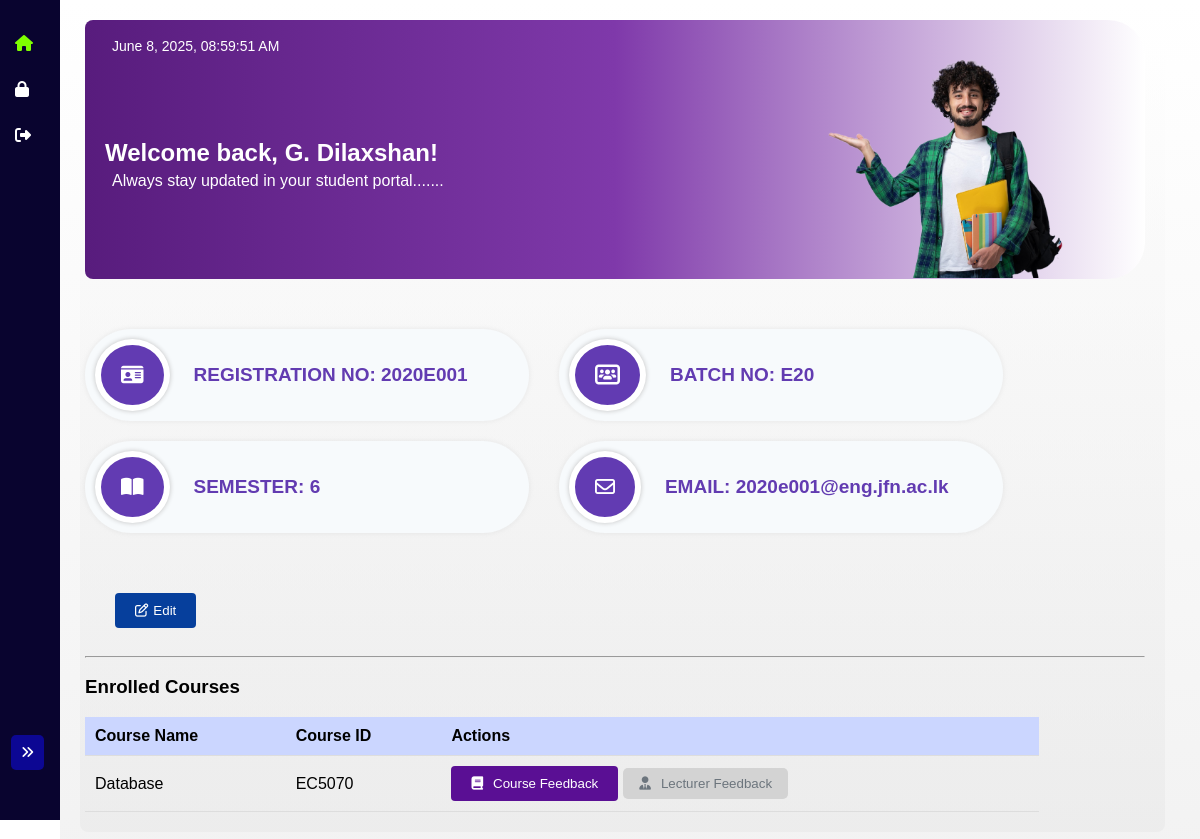
Page /Feedback Management System/Student/student_home.php (signed in) on the committed database.
### tables this page shows
CREATE TABLE `student` (
  `RegNo` varchar(8) NOT NULL,
  `Student_Name` varchar(150) DEFAULT NULL,
  `Address` varchar(150) DEFAULT NULL,
  `PhoneNo` int(10) DEFAULT NULL,
  `BatchNo` enum('E19','E20','E21','E22','E23') DEFAULT NULL,
  `Email` varchar(150) DEFAULT NULL,
  `Semester` enum('1','2','3','4','5','6','7','8') DEFAULT NULL
);

### Feedback Management System/Student/student_home.php (the view, shortened to what this page needs)
<?php
require_once "../MA/config.php";
$Student_Name = $RegNo = $BatchNo = $Semester = $email = "";
$sql_student = "SELECT Student_Name, RegNo, BatchNo, Semester, email FROM student WHERE email = ?";
if ($stmt = $conn->prepare($sql_student)) {
    $stmt->bind_param("s", $param_email);
    if ($stmt->execute()) {
        $stmt->store_result();
        if ($stmt->num_rows == 1) {
            $stmt->bind_result($Student_Name, $RegNo, $BatchNo, $Semester, $email);
            if ($stmt->fetch()) {
                $Student_Name = $Student_Name;
            }
        }
    } else {
        echo "Oops! Something went wrong. Please try again later.";
    }
}
$sql_latest_ay = "SELECT MAX(AY) AS LatestAY FROM enroll WHERE RegNo = ?";
$latest_ay = null;
if ($stmt = $conn->prepare($sql_latest_ay)) {
    $stmt->bind_param("s", $param_RegNo);
    $param_RegNo = $RegNo;
    if ($stmt->execute()) {
        $stmt->bind_result($latest_ay);
    } else {
        echo "Oops! Something went wrong. Please try again later.";
    }
}
$sql_courses = "SELECT c.Course_Name, e.CourseId, t.LecturerId
                FROM enroll e
                JOIN course c ON e.CourseId = c.CourseId
                JOIN teach t ON t.CourseId = c.CourseId
                WHERE e.RegNo = ? AND e.AY = ?";
if ($stmt = $conn->prepare($sql_courses)) {
    $stmt->bind_param("ss", $param_RegNo, $latest_ay);
    if ($stmt->execute()) {
        $stmt->store_result();
        if ($stmt->num_rows > 0) {
            $stmt->bind_result($Course_Name, $CourseId, $LecturerId);
            $enrolled_courses = [];
            while ($stmt->fetch()) {
                if (!isset($enrolled_courses[$CourseId])) {
                    $enrolled_courses[$CourseId] = [
                        "name" => $Course_Name,
                        "lecturers" => []
                    ];
                }
                $enrolled_courses[$CourseId]["lecturers"][] = $LecturerId;
            }
        }
    } else {
        echo "Oops! Something went wrong. Please try again later.";
    }
}
function hasFeedbackBeenGiven($RegNo, $CourseId, $conn) {
    $sql = "SELECT * FROM gives_course_feedback WHERE RegNo = ? AND CourseId = ?";
    if ($stmt = $conn->prepare($sql)) {
        $stmt->bind_param("ss", $RegNo, $CourseId);
        if ($stmt->execute()) {
            $stmt->store_result();
            if ($stmt->num_rows > 0) {
                return true;
            }
        }
    }
    return false;
}
function hasLecturerFeedbackBeenGiven($RegNo, $CourseId, $LecturerId, $conn) {
    $sql = "SELECT * FROM gives_lecturer_feedback WHERE RegNo = ? AND CourseId = ? AND LecturerId = ?";
    if ($stmt = $conn->prepare($sql)) {
        $stmt->bind_param("sss", $RegNo, $CourseId, $LecturerId);
        if ($stmt->execute()) {
            $stmt->store_result();
            if ($stmt->num_rows > 0) {
                return true;
            }
        }
    }
    return false;
}
function isCourseFeedbackAllowed($CourseId, $conn) {
    $allow = 0;
    $sql = "SELECT `allow` FROM course_feedback_notice WHERE CourseId = ?";
    if ($stmt = $conn->prepare($sql)) {
        $stmt->bind_param("s", $CourseId);
        if ($stmt->execute()) {
            $stmt->bind_result($allow);
            return $allow == 1;
        }
    }
    return false;
}
function isLecturerFeedbackAllowed($CourseId, $AY, $conn) {
    $allow = 0;
    $sql = "SELECT `allow` FROM lecturer_feedback_notice WHERE CourseId = ? AND AY = ?";
    if ($stmt = $conn->prepare($sql)) {
        $stmt->bind_param("ss", $CourseId, $AY);
        if ($stmt->execute()) {
            $stmt->bind_result($allow);
            return $allow == 1;
        }
    }
    return false;
}
?>
<!DOCTYPE html>
<html lang="en">
<head>
    <link rel="stylesheet" href="student_home_style.css">
    <link rel="stylesheet" href="https://cdnjs.cloudflare.com/ajax/libs/font-awesome/6.5.2/css/all.min.css" />
</head>
<body>
    <div class="sidebar collapsed" id="sidebar">
        <div class="menu">
            <a href="student_home.php" class="active" onclick="expandSidebar(event)"><i class="fa-solid fa-house fa-beat"></i><span class="menu-text">Dashboard</span></a>
            <a href="#" onclick="openResetPasswordPopup(); expandSidebar(event)"><i class="fa-solid fa-lock"></i><span class="menu-text">Reset Password</span></a>
            <a href="../MA/index.php" onclick="expandSidebar(event)"><i class="fa-solid fa-right-from-bracket"></i><span class="menu-text">Logout</span></a>
        </div>
        <button class="toggle-btn" onclick="toggleSidebar()"><i class="fas fa-angle-double-right" id="toggleIcon"></i></button>
    </div>
    <div class="content expanded" id="content">
        <div class="container">
            <section class="welcome-section">
                <div class="welcome-text">
                    <p class="date" id="currentDateTime"></p>
                    <h2>Welcome back, <?php echo htmlspecialchars($Student_Name); ?>!</h2>
                    <p>Always stay updated in your student portal.......</p>
                </div>
                <div class="welcome-image">
                    <img src="../image/2.png" alt="Welcome Image">
                </div>
            </section>
            <div class="info-container">
                <div class="info-item">
                    <i class="fa-solid fa-id-card"></i>
                    <p>REGISTRATION NO: <?php echo htmlspecialchars($RegNo); ?></p>
                </div>
                <div class="info-item">
                    <i class="fa-solid fa-users-rectangle"></i>
                    <p>BATCH NO: <?php echo htmlspecialchars($BatchNo); ?></p>
                </div>
            </div>
            <div class="info-container">
                <div class="info-item">
                    <i class="fa-solid fa-book-open"></i>
                    <p>SEMESTER: <?php echo htmlspecialchars($Semester); ?></p>
                </div>
                <div class="info-item">
                    <i class="fa-regular fa-envelope"></i>
                    <p>EMAIL: <?php echo htmlspecialchars($email); ?></p>
                </div>
            </div>
            <button class="edit" onclick="openPopup()"><i class="far fa-pen-to-square" style="margin-right: 5px;"></i>Edit</button>
            <hr>
            <h3>Enrolled Courses</h3>
            <table>
                <tr>
                    <th>Course Name</th>
                    <th>Course ID</th>
                    <th>Actions</th>
                </tr>
                <?php
                if (isset($enrolled_courses)) {
                    foreach ($enrolled_courses as $courseId => $course) {
                        $allLecturerFeedbackGiven = true;
                        foreach ($course['lecturers'] as $lecturerId) {
                            if (!hasLecturerFeedbackBeenGiven($RegNo, $courseId, $lecturerId, $conn)) {
                                $allLecturerFeedbackGiven = false;
                                break;
                            }
                        }
                        $courseFeedbackAllowed = isCourseFeedbackAllowed($courseId, $conn);
                        $lecturerFeedbackAllowed = isLecturerFeedbackAllowed($courseId, $latest_ay, $conn);
                        echo "<tr>";
                        echo "<td>" . htmlspecialchars($course['name']) . "</td>";
                        echo "<td>" . htmlspecialchars($courseId) . "</td>";
                        echo "<td>";
                        echo "<div class='feedback-buttons'>";
                        if (hasFeedbackBeenGiven($RegNo, $courseId, $conn)) {
                            echo "<button class='given-feedback-button'><i class='fa-solid fa-circle-check' style='margin-right:10px;'></i>Feedback Given</button>";
                        } else {
                            if ($courseFeedbackAllowed) {
                                echo "<a href='course_feedback.php?CourseId=" . htmlspecialchars($courseId) . "&RegNo=" . htmlspecialchars($RegNo) . "'><button class='course_button'><i class='fa-solid fa-book' style='margin-right:10px;'></i>Course Feedback</button></a>";
                            } else {
                                echo "<button class='disabled-button' title='Feedback not allowed'><i class='fa-solid fa-book' style='margin-right:10px;'></i>Course Feedback</button>";
                            }
                        }
                        if ($allLecturerFeedbackGiven) {
                            echo "<button class='given-feedback-button'><i class='fa-solid fa-circle-check' style='margin-right:10px;'></i>Feedback Given</button>";
                        } else {
                            if ($lecturerFeedbackAllowed) {
                                echo "<a href='lecturer_feedback.php?CourseId=" . htmlspecialchars($courseId) . "&RegNo=" . htmlspecialchars($RegNo) . "'><button class='feedback-button'><i class='fa-solid fa-user-tie' style='margin-right:10px;'></i>Lecturer Feedback</button></a>";
                            } else {
                                echo "<button class='disabled-button' title='Feedback not allowed'><i class='fa-solid fa-user-tie' style='margin-right:10px;'></i>Lecturer Feedback</button>";
                            }
                        }
                        echo "</div>";
                        echo "</td>";
                        echo "</tr>";
                    }
                } else {
                    echo "<tr><td colspan='3'>No courses enrolled.</td></tr>";
                }
                ?>
            </table>
        </div>
    </div>
</body>
</html>

### Feedback Management System/Student/student_home_style.css (style rules this page uses)
body { font-family: Arial, sans-serif; background-color: #ffffff; margin: 0; padding: 0; animation: zoomIn1 20s infinite; }
.content { width: 92%; height: 100%; margin-left: 5%; background-color: transparent; background: linear-gradient(rgba(255, 255, 255, 0.447), rgba(230, 230, 230, 0.5)); padding: 20px; border-radius: 8px; transition: margin-left 0.3s; }
.sidebar { width: 5%; height: 100vh; background-color: #09042f; position: fixed; top: 0; left: 0; display: flex; flex-direction: column; align-items: center; padding-top: 20px; transition: width 0.3s; }
.sidebar .menu { width: 100%; }
.sidebar .menu a { width: 100%; color: #ffffff; padding: 15px; padding-right: -15px; text-align: left; text-decoration: none; display: flex; align-items: left; justify-content: left; transition: background-color 0.3s, width 0.3s; }
.sidebar .menu a:hover, .sidebar .menu a.active { color: chartreuse; }
.sidebar .menu a i { margin-right: 0; transition: margin-right 0.3s; }
.toggle-btn { float: right; padding: 10px; margin-top: auto; margin-bottom: 50px; color: white; background-color: #0c0793; border: none; border-radius: 5px; cursor: pointer; }
.container { width: 96%; height: 100%; margin-left: 0px; background-color: transparent; background: linear-gradient(rgba(255, 255, 255, 0.447), rgba(230, 230, 230, 0.5)); padding: 20px; padding-left: 5px; border-radius: 8px; }
.container p { padding-left: 7px; }
table { width: 90%; border-collapse: collapse; }
th, td { padding: 10px; text-align: left; border-bottom: 1px solid #ddd; }
th { background-color: #cbd6ff; }
button { background-color: #063f9c; color: white; border: none; border-radius: 5px; padding: 8px 16px; cursor: pointer; margin-right: 5px; }
.course_button { background-color: #5a0f94; }
input[type="submit"], button { background-color: #063f9c; color: #fff; padding: 10px 20px; border: none; border-radius: 4px; cursor: pointer; }
.welcome-section { height: 100%; display: flex; align-items: center; justify-content: space-between; background: linear-gradient(to right, #581c7d, #7f39aa, #ffffff); color: white; padding-left: 20px; padding-top: 20px; padding-bottom: -50px; padding-right: 50px; border-radius: 8px; margin-bottom: 50px; margin-top: -20px; position: relative; border-top-right-radius: 37px; border-bottom-right-radius: 37px; }
.welcome-text { flex: 1; padding-right: 20px; }
.welcome-text .date { font-size: 14px; margin-top: -90px; margin-bottom: 85px; }
.welcome-text h2 { margin: 0; font-size: 24px; }
.welcome-text p { margin: 5px 0 0; font-size: 16px; }
.welcome-image { width: 30%; border-radius: 0px; }
.welcome-image img { max-width: 100%; height: auto; margin-bottom: -3px; }
.edit { margin-top: 40px; margin-left: 30px; margin-bottom: 20px; }
.info-container { display: flex; gap: 30px; margin-bottom: 20px; }
.info-item { display: flex; align-items: center; padding: 10px; width: 40%; background-color: #F7FAFC; box-shadow: 0 0 5px rgba(192, 192, 192, 0.279); border-radius: 50px; }
.info-item p { color: #623bb1; font-size: 19px; font-weight: 550; text-align: center; padding-left: 14px; }
.info-item i { margin-right: 10px; background-color: #623bb2; font-size: 20px; color: #ffffff; padding: 20px; border-radius: 50%; transition: transform 0.3s ease; border: 6px solid #ffffff; box-shadow: 0 0 5px rgb(192, 192, 192); }
.disabled-button { background-color: #d3d3d3; color: #6c757d; cursor: not-allowed; border: none; border-radius: 5px; padding: 8px 16px; margin-right: 10px; }

### rows in the picture
student: Student_Name "G. Dilaxshan", RegNo "2020E001", BatchNo "E20", Semester "6", Email "2020e001@eng.jfn.ac.lk"

### other values in the picture
$course['name'] "Database"
$courseId "EC5070"
